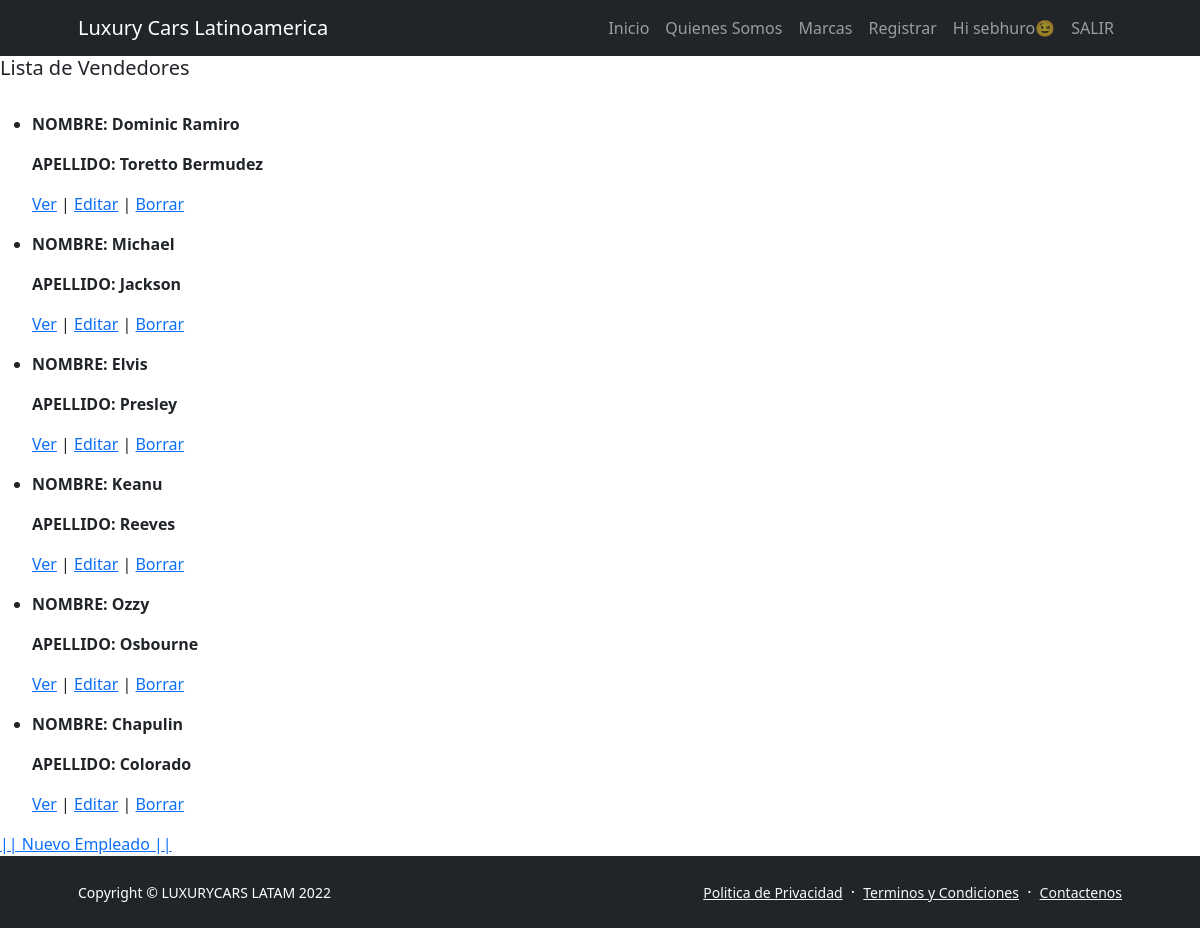
Before: /gestionventas/listaVendedores/ (signed in) with the older database file.
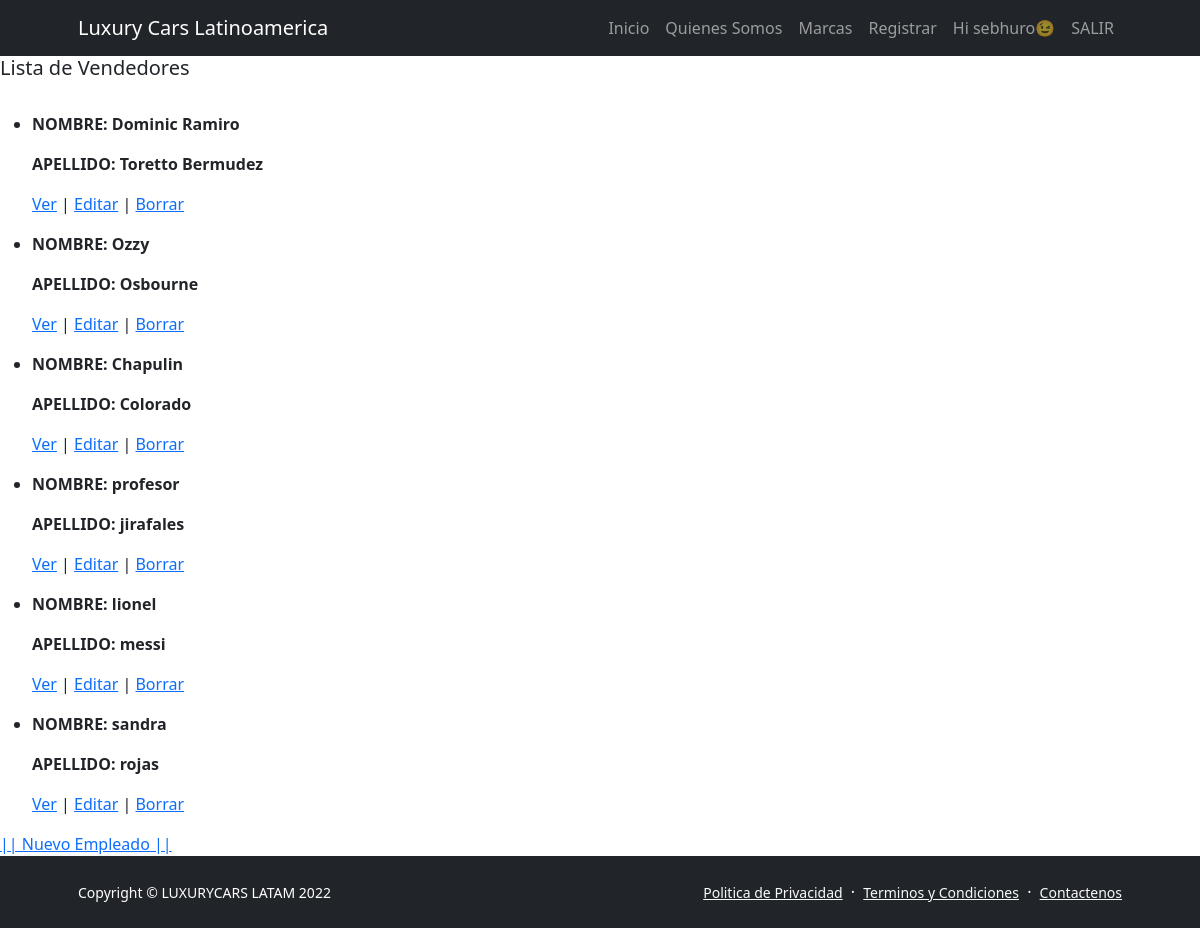
After: the same page with the newer database file.
### gestionventas/models.py (models this page shows, shortened)
class vendedore(models.Model):
    nombre_vendedor=models.CharField(max_length=35)
    apellido_vendedor=models.CharField(max_length=35)
    email_vendedor=models.EmailField(max_length=30)
    sucursal=models.CharField(max_length=30)

### gestionventas/views.py (the view)
# urls.py: path('listaVendedores/', views.ListarVendedores.as_view(), name="listar"),
class ListarVendedores(LoginRequiredMixin, ListView):
    model= vendedore
    template_name="gestionventas/listar.html"

### templates/gestionventas/listar.html (shortened to what this page needs)
{% extends 'gestionventas/inicio.html' %}
    {% load static %}
{% block contenidoquecambia %}
<h5>Lista de Vendedores</h5>
<ul>
    {% for vendedore in object_list %}
    <li>
                <p><strong>NOMBRE: {{ vendedore.nombre_vendedor }} </strong></p>
                <p><strong>APELLIDO: {{ vendedore.apellido_vendedor }} </strong></p>
                <p>
                    <a href="{% url 'Detalle' vendedore.id %}">Ver</a> |
                    <a href="{% url 'Modificar' vendedore.id %}">Editar</a> |
                    <a href="{% url 'Eliminar' vendedore.id %}">Borrar</a>
                </p>
        {% endfor %}
    </li>
</ul>
<a href="{% url 'vendedores' %}"> || Nuevo Empleado ||</a>
{% endblock contenidoquecambia %}

### templates/gestionventas/inicio.html (shortened to what this page needs)
<!DOCTYPE html>
<html lang="es">
    <head>
        {% load static %}
        <link href="https://cdn.jsdelivr.net/npm/bootstrap-icons@1.5.0/font/bootstrap-icons.css" rel="stylesheet" />
        <link href="/static/gestionventas/css/styles.css" rel="stylesheet" />
    </head>
    <body class="d-flex flex-column h-100">
        <main class="flex-shrink-0">
            <nav class="navbar navbar-expand-lg navbar-dark bg-dark">
                <div class="container px-5">
                    <a class="navbar-brand" href="{% url 'inicio' %}">Luxury Cars Latinoamerica</a>
                    <div class="collapse navbar-collapse" id="navbarSupportedContent">
                        <ul class="navbar-nav ms-auto mb-2 mb-lg-0">
                            <li class="nav-item"><a class="nav-link" href="{% url 'inicio' %}">Inicio</a></li>
                            <li class="nav-item"><a class="nav-link" href="{% url 'nosotros' %}">Quienes Somos</a></li>
                            <li class="nav-item"><a class="nav-link" href="{% url 'marcas' %}">Marcas</a></li>
                            <li class="nav-item"><a class="nav-link" href="{% url 'registrar' %}">Registrar</a></li>
                            {% if request.user.is_authenticated %}
                            <li class="nav-item"><a class="nav-link">Hi {{ user.username }}😉<img height="30px" src="{{url}}"/></a></li>
                            <li class="nav-item"><a class="nav-link" href="{% url 'logout' %}">SALIR</a></li>
                            {% endif %}
                        </ul>
                    </div>
                </div>
            </nav>
                {% block contenidoquecambia %}{% endblock contenidoquecambia %}
        <footer class="bg-dark py-4 mt-auto">
            <div class="container px-5">
                <div class="row align-items-center justify-content-between flex-column flex-sm-row">
                    <div class="col-auto"><div class="small m-0 text-white">Copyright &copy; LUXURYCARS LATAM 2022</div></div>
                    <div class="col-auto">
                        <a class="link-light small" href="#!">Politica de Privacidad</a>
                        <span class="text-white mx-1">&middot;</span>
                        <a class="link-light small" href="#!">Terminos y Condiciones</a>
                        <span class="text-white mx-1">&middot;</span>
                        <a class="link-light small" href="#!">Contactenos</a>
                    </div>
                </div>
            </div>
        </footer>
    </body>
</html>

Changed rows visible on the page:
removed vendedore: nombre_vendedor "Michael", apellido_vendedor "Jackson"
removed vendedore: nombre_vendedor "Elvis", apellido_vendedor "Presley"
removed vendedore: nombre_vendedor "Keanu", apellido_vendedor "Reeves"
added vendedore: nombre_vendedor "profesor", apellido_vendedor "jirafales"
added vendedore: nombre_vendedor "lionel", apellido_vendedor "messi"
added vendedore: nombre_vendedor "sandra", apellido_vendedor "rojas"
